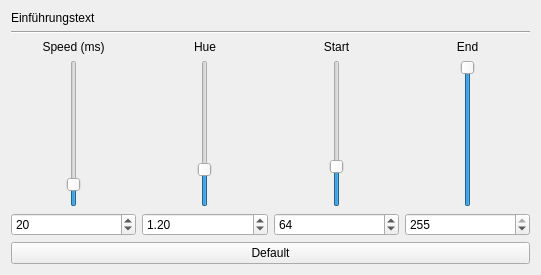
<?xml version="1.0" encoding="UTF-8"?>
<ui version="4.0">
 <class>Fire</class>
 <widget class="QWidget" name="Fire">
  <property name="geometry">
   <rect>
    <x>0</x>
    <y>0</y>
    <width>541</width>
    <height>275</height>
   </rect>
  </property>
  <property name="windowTitle">
   <string>Form</string>
  </property>
  <layout class="QHBoxLayout" name="horizontalLayout_2">
   <item>
    <layout class="QVBoxLayout" name="verticalLayout">
     <item>
      <widget class="QLabel" name="label">
       <property name="text">
        <string>Einführungstext</string>
       </property>
      </widget>
     </item>
     <item>
      <widget class="Line" name="line">
       <property name="orientation">
        <enum>Qt::Horizontal</enum>
       </property>
      </widget>
     </item>
     <item>
      <layout class="QHBoxLayout" name="horizontalLayout">
       <item>
        <layout class="QVBoxLayout" name="verticalLayout_5">
         <item>
          <widget class="QLabel" name="label_2">
           <property name="text">
            <string>Speed (ms)</string>
           </property>
           <property name="alignment">
            <set>Qt::AlignCenter</set>
           </property>
          </widget>
         </item>
         <item>
          <layout class="QHBoxLayout" name="horizontalLayout_3">
           <item>
            <widget class="QSlider" name="slider_speed">
             <property name="minimum">
              <number>10</number>
             </property>
             <property name="maximum">
              <number>100</number>
             </property>
             <property name="value">
              <number>20</number>
             </property>
             <property name="orientation">
              <enum>Qt::Vertical</enum>
             </property>
            </widget>
           </item>
          </layout>
         </item>
         <item>
          <widget class="QSpinBox" name="spinbox_speed">
           <property name="minimum">
            <number>10</number>
           </property>
           <property name="maximum">
            <number>100</number>
           </property>
           <property name="value">
            <number>20</number>
           </property>
          </widget>
         </item>
        </layout>
       </item>
       <item>
        <layout class="QVBoxLayout" name="verticalLayout_4">
         <item>
          <widget class="QLabel" name="label_3">
           <property name="text">
            <string>Hue</string>
           </property>
           <property name="alignment">
            <set>Qt::AlignCenter</set>
           </property>
          </widget>
         </item>
         <item>
          <layout class="QHBoxLayout" name="horizontalLayout_4">
           <item>
            <widget class="QSlider" name="slider_hue">
             <property name="minimum">
              <number>1</number>
             </property>
             <property name="maximum">
              <number>50</number>
             </property>
             <property name="value">
              <number>12</number>
             </property>
             <property name="orientation">
              <enum>Qt::Vertical</enum>
             </property>
            </widget>
           </item>
          </layout>
         </item>
         <item>
          <widget class="QDoubleSpinBox" name="spinbox_hue">
           <property name="minimum">
            <double>0.100000000000000</double>
           </property>
           <property name="maximum">
            <double>5.000000000000000</double>
           </property>
           <property name="singleStep">
            <double>0.100000000000000</double>
           </property>
           <property name="value">
            <double>1.200000000000000</double>
           </property>
          </widget>
         </item>
        </layout>
       </item>
       <item>
        <layout class="QVBoxLayout" name="verticalLayout_3">
         <item>
          <widget class="QLabel" name="label_4">
           <property name="text">
            <string>Start</string>
           </property>
           <property name="alignment">
            <set>Qt::AlignCenter</set>
           </property>
          </widget>
         </item>
         <item>
          <layout class="QHBoxLayout" name="horizontalLayout_5">
           <item>
            <widget class="QSlider" name="slider_start">
             <property name="maximum">
              <number>255</number>
             </property>
             <property name="value">
              <number>64</number>
             </property>
             <property name="orientation">
              <enum>Qt::Vertical</enum>
             </property>
            </widget>
           </item>
          </layout>
         </item>
         <item>
          <widget class="QSpinBox" name="spinbox_start">
           <property name="minimum">
            <number>0</number>
           </property>
           <property name="maximum">
            <number>255</number>
           </property>
           <property name="value">
            <number>64</number>
           </property>
          </widget>
         </item>
        </layout>
       </item>
       <item>
        <layout class="QVBoxLayout" name="verticalLayout_2">
         <item>
          <widget class="QLabel" name="label_5">
           <property name="text">
            <string>End</string>
           </property>
           <property name="alignment">
            <set>Qt::AlignCenter</set>
           </property>
          </widget>
         </item>
         <item>
          <layout class="QHBoxLayout" name="horizontalLayout_6">
           <item>
            <widget class="QSlider" name="slider_end">
             <property name="minimum">
              <number>1</number>
             </property>
             <property name="maximum">
              <number>255</number>
             </property>
             <property name="value">
              <number>255</number>
             </property>
             <property name="orientation">
              <enum>Qt::Vertical</enum>
             </property>
            </widget>
           </item>
          </layout>
         </item>
         <item>
          <widget class="QSpinBox" name="spinbox_end">
           <property name="maximum">
            <number>255</number>
           </property>
           <property name="value">
            <number>255</number>
           </property>
          </widget>
         </item>
        </layout>
       </item>
      </layout>
     </item>
     <item>
      <widget class="QPushButton" name="button_default">
       <property name="text">
        <string>Default</string>
       </property>
      </widget>
     </item>
    </layout>
   </item>
  </layout>
 </widget>
 <resources/>
 <connections/>
</ui>
